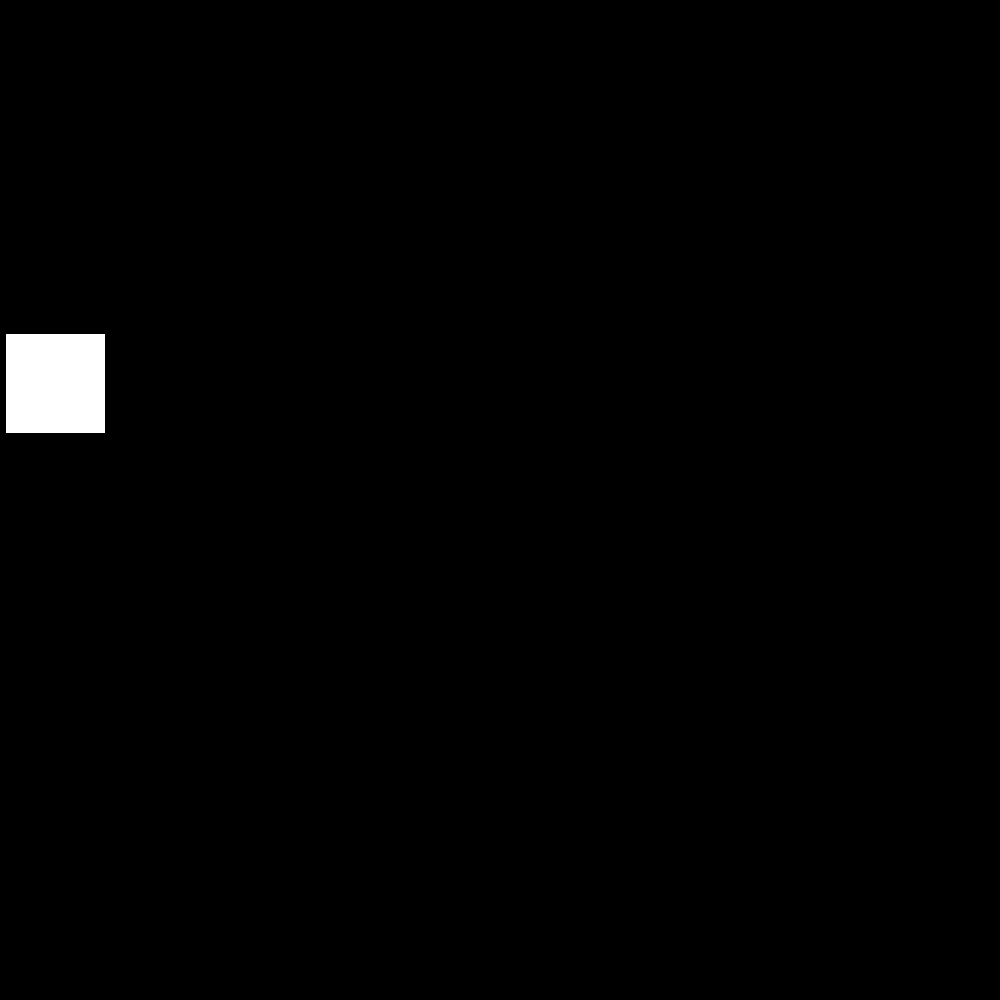
Frame 1 (no input)
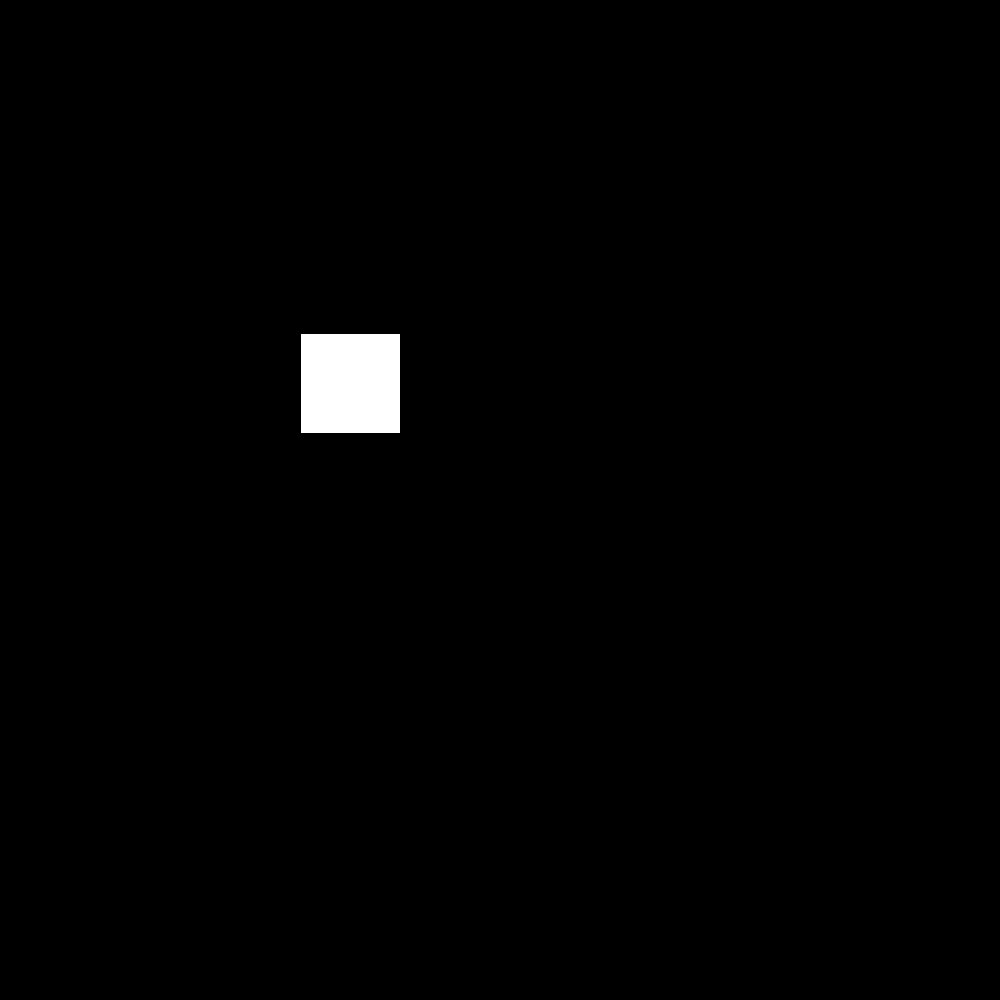
Frame 60 (the mouse pressed at the canvas centre just before this capture)
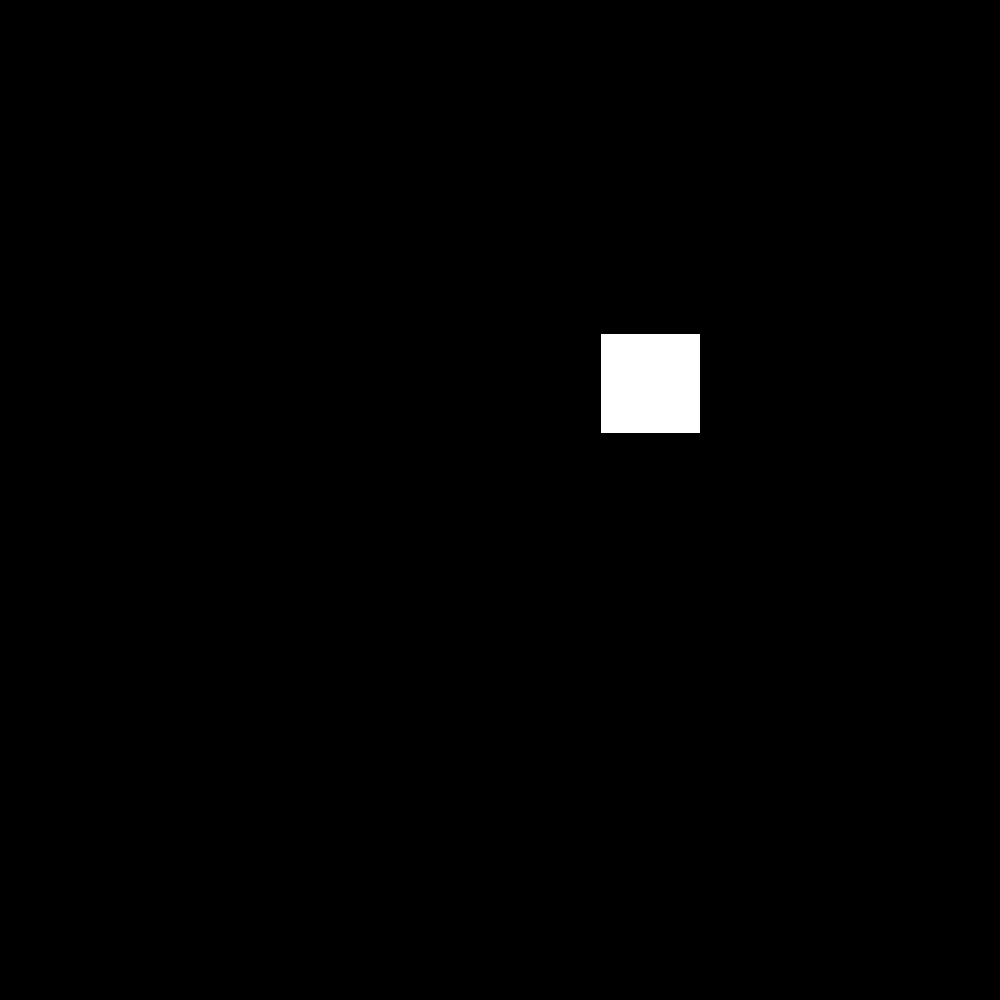
Frame 120 (the mouse held since frame 60 and released just before this capture)

The Processing sketch that drew these frames (run headless with seeded random() and noise(); from frame 60 on, the mouse is pressed at the canvas centre):

// Processing sketch: stopBox
// ── stopBox.pde

int x;
int y;
int w;
int h;

int bg;
Boolean toTheLeft;


void setup(){
  size(1000,1000);
  x = 0;
  y = height/3;
  w = 100;
  h = 100;
  bg = 0;
  //rectMode(CENTER);
  toTheLeft = false;
}

void draw(){
  background(bg); //set the background to bw
  
  if (mouseX < x){
     toTheLeft = true; 
  } else {
     toTheLeft = false; 
  }
  
  if (mouseX < x || 
       mouseX > x+w || 
       mouseY < y || 
       mouseY > y+h){
      x+=5;
  } else {
    //if ALL of the above things are NOT true
    //meaning the only place the cursor can be is
    //inside the box...
    
    bg++; //increase the value of bw, which we use for the background
    println("you are on the box");
  }
  
  //x represents the left side
  //y ... top side
  //x+w ... right side
  //y+h ... left side
  rect(x, y, w, h);
 
}
